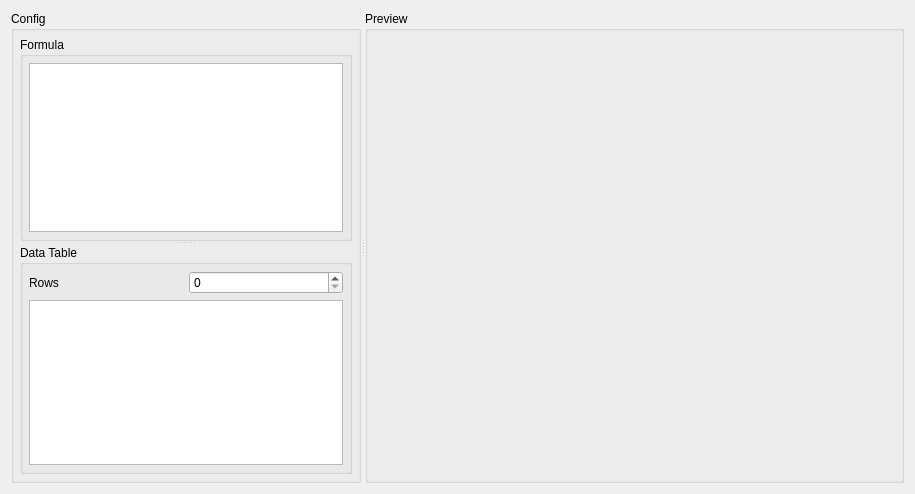
<?xml version="1.0" encoding="UTF-8"?>
<ui version="4.0">
 <class>QuadricWindow</class>
 <widget class="QWidget" name="QuadricWindow">
  <property name="geometry">
   <rect>
    <x>0</x>
    <y>0</y>
    <width>915</width>
    <height>494</height>
   </rect>
  </property>
  <property name="windowTitle">
   <string>Form</string>
  </property>
  <layout class="QGridLayout" name="gridLayout">
   <item row="0" column="0">
    <widget class="QSplitter" name="splitter">
     <property name="orientation">
      <enum>Qt::Horizontal</enum>
     </property>
     <widget class="QGroupBox" name="groupBox">
      <property name="maximumSize">
       <size>
        <width>350</width>
        <height>16777215</height>
       </size>
      </property>
      <property name="title">
       <string>Config</string>
      </property>
      <layout class="QGridLayout" name="gridLayout_2">
       <property name="leftMargin">
        <number>6</number>
       </property>
       <property name="topMargin">
        <number>6</number>
       </property>
       <property name="rightMargin">
        <number>6</number>
       </property>
       <property name="bottomMargin">
        <number>6</number>
       </property>
       <property name="spacing">
        <number>6</number>
       </property>
       <item row="0" column="0">
        <widget class="QSplitter" name="splitter_2">
         <property name="orientation">
          <enum>Qt::Vertical</enum>
         </property>
         <widget class="QGroupBox" name="groupBox_3">
          <property name="title">
           <string>Formula</string>
          </property>
          <layout class="QGridLayout" name="gridLayout_4">
           <property name="leftMargin">
            <number>6</number>
           </property>
           <property name="topMargin">
            <number>6</number>
           </property>
           <property name="rightMargin">
            <number>6</number>
           </property>
           <property name="bottomMargin">
            <number>6</number>
           </property>
           <property name="spacing">
            <number>6</number>
           </property>
           <item row="0" column="0">
            <widget class="QTextEdit" name="formulaEdit"/>
           </item>
          </layout>
         </widget>
         <widget class="QGroupBox" name="groupBox_4">
          <property name="title">
           <string>Data Table</string>
          </property>
          <layout class="QGridLayout" name="gridLayout_5">
           <property name="leftMargin">
            <number>6</number>
           </property>
           <property name="topMargin">
            <number>6</number>
           </property>
           <property name="rightMargin">
            <number>6</number>
           </property>
           <property name="bottomMargin">
            <number>6</number>
           </property>
           <property name="spacing">
            <number>6</number>
           </property>
           <item row="0" column="0">
            <layout class="QGridLayout" name="gridLayout_6">
             <item row="0" column="0">
              <widget class="QLabel" name="label">
               <property name="text">
                <string>Rows</string>
               </property>
              </widget>
             </item>
             <item row="0" column="1">
              <widget class="QSpinBox" name="rowsSpinBox">
               <property name="maximum">
                <number>1000</number>
               </property>
              </widget>
             </item>
             <item row="1" column="0" colspan="2">
              <widget class="QTableView" name="dataTable">
               <property name="alternatingRowColors">
                <bool>true</bool>
               </property>
              </widget>
             </item>
            </layout>
           </item>
          </layout>
         </widget>
        </widget>
       </item>
      </layout>
     </widget>
     <widget class="QGroupBox" name="groupBox_2">
      <property name="title">
       <string>Preview</string>
      </property>
      <layout class="QGridLayout" name="gridLayout_3">
       <item row="0" column="0">
        <layout class="QVBoxLayout" name="previewLayout"/>
       </item>
      </layout>
     </widget>
    </widget>
   </item>
  </layout>
 </widget>
 <resources/>
 <connections/>
</ui>
